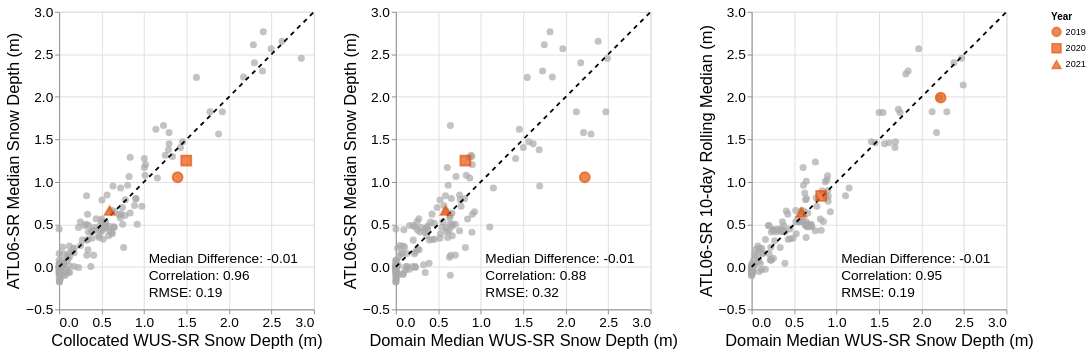

Notebook cell for this chart:
### Code cell
# Three-panel with larger axis fonts
TITLE_FS = 18
LABEL_FS = 15

def make_chart_lg(source, metrics, title, x_col, x_title, y_col, y_title):
    line_data = pd.DataFrame({'x': [0, 3], 'y': [0, 3]})
    date_strs = pd.to_datetime(source['date']).dt.strftime('%Y-%m-%d')
    nh = source[~date_strs.isin(highlight_dates)]
    h  = source[ date_strs.isin(highlight_dates)]
    # x spans ~3 units (0–3), y spans ~3.5 units (-0.5–3): match pixels-per-unit
    chart_w = 280
    chart_h = round(chart_w * (3.5 / 3.0))  # fixed ratio so all panels are identical
    base = alt.layer(
        alt.Chart(nh).mark_point(size=60, color='darkgrey', filled=True).encode(
            x=alt.X(f'{x_col}:Q', axis=alt.Axis(title=x_title, titleFontSize=TITLE_FS, labelFontSize=LABEL_FS, titleFontWeight='normal')),
            y=alt.Y(f'{y_col}:Q', axis=alt.Axis(title=y_title, titleFontSize=TITLE_FS, labelFontSize=LABEL_FS, titleFontWeight='normal'))
        ),
        alt.Chart(line_data).mark_line(color='black', strokeDash=[5, 5]).encode(
            x='x:Q', y='y:Q'
        ),
        alt.Chart(metrics).mark_text(align='left', baseline='middle', dx=5, fontSize=LABEL_FS
        ).transform_calculate(
            annotation_text="datum.metric_label + ': ' + datum.metric_2f"
        ).encode(
            x=alt.X('x_pos:Q'), y=alt.Y('y_pos:Q'), text='annotation_text:N'
        )
    )
    highlights = alt.Chart(h).mark_point(
        size=120, filled=True, stroke=highlight_color, strokeWidth=2
    ).encode(
        x=alt.X(f'{x_col}:Q'),
        y=alt.Y(f'{y_col}:Q'),
        shape=alt.Shape('year:N', scale=alt.Scale(
            domain=['2019', '2020', '2021'],
            range=['circle', 'square', 'triangle-up']
        ), legend=alt.Legend(title='Year')),
        color=alt.value(highlight_color),
    )
    return (base + highlights).properties(width=chart_w, height=chart_h)

dec_jun_mask = pd.to_datetime(medians_both['date']).dt.month.isin([12, 1, 2, 3, 4, 5, 6])
source_dj = medians_both[dec_jun_mask]

src_left   = source_dj.dropna(subset=['icesat2_3dep_dif', 'reanalysis_sd'])
src_mid    = source_dj.dropna(subset=['icesat2_3dep_dif', 'domain_sd'])
src_right  = source_dj.dropna(subset=['running_median_10days', 'domain_sd'])

m_left  = compute_metrics(src_left,'icesat2_3dep_dif','reanalysis_sd')
m_mid   = compute_metrics(src_mid, 'icesat2_3dep_dif', 'domain_sd',              )
m_right = compute_metrics(src_right, 'running_median_10days', 'domain_sd')

c_left  = make_chart_lg(src_left,  m_left,  'IS2 Daily vs Sampled Reanalysis (Dec–Jun)',
                         'reanalysis_sd',          'Collocated WUS-SR Snow Depth (m)',
                         'icesat2_3dep_dif',      'ATL06-SR Median Snow Depth (m)')
c_mid   = make_chart_lg(src_mid,   m_mid,   'IS2 Daily vs Domain Median SD (Dec–Jun)',
                         'domain_sd',              'Domain Median WUS-SR Snow Depth (m)',
                         'icesat2_3dep_dif',      'ATL06-SR Median Snow Depth (m)')
c_right = make_chart_lg(src_right, m_right, 'IS2 10-day Rolling vs Domain Median SD (Dec–Jun)',
                         'domain_sd',              'Domain Median WUS-SR Snow Depth (m)',
                         'running_median_10days', 'ATL06-SR 10-day Rolling Median (m)')

combined = alt.hconcat(c_left, c_mid, c_right)
combined.save('../../figures/scatter_is2_reanalysis_3panel_dec_jun.png', ppi=500)
combined

### Figure 1 — Vega-Lite specification as saved in the notebook (floating-point values rounded to 4 significant figures; data arrays with more than 128 entries replaced by an {"elided": "..."} marker saying what was removed)
{"config": {"view": {"continuousWidth": 300, "continuousHeight": 300}}, "hconcat": [{"layer": [{"data": {"name": "data-43b60057551a7984063f1d9240ae7631"}, "mark": {"type": "point", "color": "darkgrey", "filled": true, "size": 60}, "encoding": {"x": {"axis": {"labelFontSize": 15, "title": "Collocated WUS-SR Snow Depth (m)", "titleFontSize": 18, "titleFontWeight": "normal"}, "field": "reanalysis_sd", "type": "quantitative"}, "y": {"axis": {"labelFontSize": 15, "title": "ATL06-SR Median Snow Depth (m)", "titleFontSize": 18, "titleFontWeight": "normal"}, "field": "icesat2_3dep_dif", "type": "quantitative"}}}, {"data": {"name": "data-f6d2dfe0eccf9d704325a11da2fb5a38"}, "mark": {"type": "line", "color": "black", "strokeDash": [5, 5]}, "encoding": {"x": {"field": "x", "type": "quantitative"}, "y": {"field": "y", "type": "quantitative"}}}, {"data": {"name": "data-9f053effafac8d8d806afb0f08f55fba"}, "mark": {"type": "text", "align": "left", "baseline": "middle", "dx": 5, "fontSize": 15}, "encoding": {"text": {"field": "annotation_text", "type": "nominal"}, "x": {"field": "x_pos", "type": "quantitative"}, "y": {"field": "y_pos", "type": "quantitative"}}, "transform": [{"calculate": "datum.metric_label + ': ' + datum.metric_2f", "as": "annotation_text"}]}, {"data": {"name": "data-3fef4f2016eacbb251e0854c0b261beb"}, "mark": {"type": "point", "filled": true, "size": 120, "stroke": "#E6550D", "strokeWidth": 2}, "encoding": {"color": {"value": "#E6550D"}, "shape": {"field": "year", "legend": {"title": "Year"}, "scale": {"domain": ["2019", "2020", "2021"], "range": ["circle", "square", "triangle-up"]}, "type": "nominal"}, "x": {"field": "reanalysis_sd", "type": "quantitative"}, "y": {"field": "icesat2_3dep_dif", "type": "quantitative"}}}], "height": 327, "width": 280}, {"layer": [{"data": {"name": "data-43b60057551a7984063f1d9240ae7631"}, "mark": {"type": "point", "color": "darkgrey", "filled": true, "size": 60}, "encoding": {"x": {"axis": {"labelFontSize": 15, "title": "Domain Median WUS-SR Snow Depth (m)", "titleFontSize": 18, "titleFontWeight": "normal"}, "field": "domain_sd", "type": "quantitative"}, "y": {"axis": {"labelFontSize": 15, "title": "ATL06-SR Median Snow Depth (m)", "titleFontSize": 18, "titleFontWeight": "normal"}, "field": "icesat2_3dep_dif", "type": "quantitative"}}}, {"data": {"name": "data-f6d2dfe0eccf9d704325a11da2fb5a38"}, "mark": {"type": "line", "color": "black", "strokeDash": [5, 5]}, "encoding": {"x": {"field": "x", "type": "quantitative"}, "y": {"field": "y", "type": "quantitative"}}}, {"data": {"name": "data-330ca8b143803669d573cc2f2422a0b6"}, "mark": {"type": "text", "align": "left", "baseline": "middle", "dx": 5, "fontSize": 15}, "encoding": {"text": {"field": "annotation_text", "type": "nominal"}, "x": {"field": "x_pos", "type": "quantitative"}, "y": {"field": "y_pos", "type": "quantitative"}}, "transform": [{"calculate": "datum.metric_label + ': ' + datum.metric_2f", "as": "annotation_text"}]}, {"data": {"name": "data-3fef4f2016eacbb251e0854c0b261beb"}, "mark": {"type": "point", "filled": true, "size": 120, "stroke": "#E6550D", "strokeWidth": 2}, "encoding": {"color": {"value": "#E6550D"}, "shape": {"field": "year", "legend": {"title": "Year"}, "scale": {"domain": ["2019", "2020", "2021"], "range": ["circle", "square", "triangle-up"]}, "type": "nominal"}, "x": {"field": "domain_sd", "type": "quantitative"}, "y": {"field": "icesat2_3dep_dif", "type": "quantitative"}}}], "height": 327, "width": 280}, {"layer": [{"data": {"name": "data-43b60057551a7984063f1d9240ae7631"}, "mark": {"type": "point", "color": "darkgrey", "filled": true, "size": 60}, "encoding": {"x": {"axis": {"labelFontSize": 15, "title": "Domain Median WUS-SR Snow Depth (m)", "titleFontSize": 18, "titleFontWeight": "normal"}, "field": "domain_sd", "type": "quantitative"}, "y": {"axis": {"labelFontSize": 15, "title": "ATL06-SR 10-day Rolling Median (m)", "titleFontSize": 18, "titleFontWeight": "normal"}, "field": "running_median_10days", "type": "quantitative"}}}, {"data": {"name": "data-f6d2dfe0eccf9d704325a11da2fb5a38"}, "mark": {"type": "line", "color": "black", "strokeDash": [5, 5]}, "encoding": {"x": {"field": "x", "type": "quantitative"}, "y": {"field": "y", "type": "quantitative"}}}, {"data": {"name": "data-c3177baea397d244538c170145fb376c"}, "mark": {"type": "text", "align": "left", "baseline": "middle", "dx": 5, "fontSize": 15}, "encoding": {"text": {"field": "annotation_text", "type": "nominal"}, "x": {"field": "x_pos", "type": "quantitative"}, "y": {"field": "y_pos", "type": "quantitative"}}, "transform": [{"calculate": "datum.metric_label + ': ' + datum.metric_2f", "as": "annotation_text"}]}, {"data": {"name": "data-3fef4f2016eacbb251e0854c0b261beb"}, "mark": {"type": "point", "filled": true, "size": 120, "stroke": "#E6550D", "strokeWidth": 2}, "encoding": {"color": {"value": "#E6550D"}, "shape": {"field": "year", "legend": {"title": "Year"}, "scale": {"domain": ["2019", "2020", "2021"], "range": ["circle", "square", "triangle-up"]}, "type": "nominal"}, "x": {"field": "domain_sd", "type": "quantitative"}, "y": {"field": "running_median_10days", "type": "quantitative"}}}], "height": 327, "width": 280}], "$schema": "https://vega.github.io/schema/vega-lite/v5.20.1.json", "datasets": {"data-43b60057551a7984063f1d9240ae7631": {"elided": "142 records"}, "data-f6d2dfe0eccf9d704325a11da2fb5a38": [{"x": 0, "y": 0}, {"x": 3, "y": 3}], "data-9f053effafac8d8d806afb0f08f55fba": [{"metric": -0.005822, "metric_label": "Median Difference", "x_pos": 1, "y_pos": 0.1, "metric_2f": -0.01}, {"metric": 0.9612, "metric_label": "Correlation", "x_pos": 1, "y_pos": -0.1, "metric_2f": 0.96}, {"metric": 0.1866, "metric_label": "RMSE", "x_pos": 1, "y_pos": -0.3, "metric_2f": 0.19}], "data-3fef4f2016eacbb251e0854c0b261beb": [{"icesat2_3dep_dif": 1.055, "reanalysis_sd": 1.395, "date": "2019-03-16T00:00:00", "running_median_10days": 1.99, "running_median_10days_date": "2019-03-16T12:00:00", "domain_sd": 2.225, "year": "2019"}, {"icesat2_3dep_dif": 1.251, "reanalysis_sd": 1.496, "date": "2020-04-11T00:00:00", "running_median_10days": 0.836, "running_median_10days_date": "2020-04-12T00:00:00", "domain_sd": 0.8186, "year": "2020"}, {"icesat2_3dep_dif": 0.6624, "reanalysis_sd": 0.5948, "date": "2021-04-01T00:00:00", "running_median_10days": 0.6414, "running_median_10days_date": "2021-04-03T00:00:00", "domain_sd": 0.585, "year": "2021"}], "data-330ca8b143803669d573cc2f2422a0b6": [{"metric": -0.01257, "metric_label": "Median Difference", "x_pos": 1, "y_pos": 0.1, "metric_2f": -0.01}, {"metric": 0.8836, "metric_label": "Correlation", "x_pos": 1, "y_pos": -0.1, "metric_2f": 0.88}, {"metric": 0.3169, "metric_label": "RMSE", "x_pos": 1, "y_pos": -0.3, "metric_2f": 0.32}], "data-c3177baea397d244538c170145fb376c": [{"metric": -0.009265, "metric_label": "Median Difference", "x_pos": 1, "y_pos": 0.1, "metric_2f": -0.01}, {"metric": 0.9539, "metric_label": "Correlation", "x_pos": 1, "y_pos": -0.1, "metric_2f": 0.95}, {"metric": 0.1897, "metric_label": "RMSE", "x_pos": 1, "y_pos": -0.3, "metric_2f": 0.19}]}}
